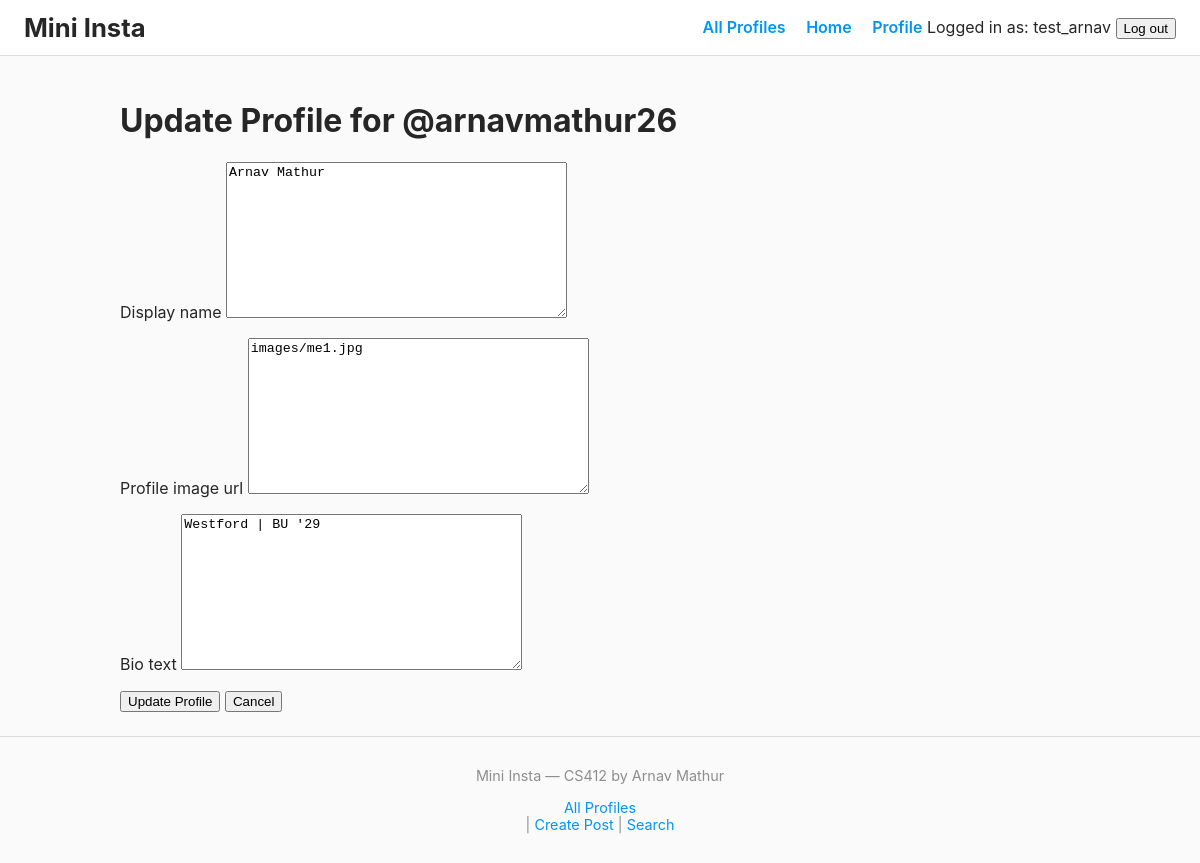
Page /profile/update (signed in) on the committed database.
### instagram/models.py (models this page shows, shortened)
class Profile(models.Model):
    username = models.TextField(blank=False)
    display_name = models.TextField(blank=False)
    profile_image_url = models.TextField(blank=False)
    bio_text = models.TextField(blank=False, default='')
    join_date = models.DateTimeField(auto_now=True)
    user = models.ForeignKey(User, on_delete=models.CASCADE)

### instagram/views.py (the view)
# urls.py: path('profile/update', views.UpdateProfileView.as_view(), name="update_profile"),
class UpdateProfileView(ProfileRequiredMixin, UpdateView):
   form_class = UpdateProfileForm
   template_name = "update_profile_form.html"
   def get_object(self, queryset=None):
      return self.get_profile()

### instagram/forms.py
class UpdateProfileForm(forms.ModelForm):
    class Meta:
        model = Profile
        fields = ['display_name', 'profile_image_url', 'bio_text']

### instagram/views.py (called while the page is built)
   def get_profile(self):
      return Profile.objects.filter(user=self.request.user).first()

### instagram/templates/update_profile_form.html (shortened to what this page needs)
{% extends 'base.html' %}
{% block content %}
<h1>Update Profile for @{{ profile.username }}</h1>
<form method="post">
    {% for field in form %}
        <p>
            <label for="{{ field.id_for_label }}">{{ field.label }}</label>
            {{ field }}
        </p>
    {% endfor %}
    <button type="submit">Update Profile</button>
    <a href="{% url 'show_my_profile' profile.pk %}"><button type="button">Cancel</button></a>
</form>
{% endblock %}

### instagram/templates/base.html (shortened to what this page needs)
{% load static %}
<!DOCTYPE html>
<html lang="en">
    <head>
        <link rel="stylesheet" href="{% static 'instagram.css' %}">
    </head>
    <body>
        <header>
            <h1>Mini Insta</h1>
            <nav>
                <a href="{% url 'show_all_profiles' %}">All Profiles</a>
                {% if request.user.is_authenticated %}
                <a href="{% url 'show_feed' %}">Home</a>
                <a href="{% url 'profile' %}">Profile</a>
                Logged in as: {{ request.user }}
                <form action="{% url 'logout' %}" method="post" style="display:inline">
                    <button type="submit">Log out</button>
                </form>
                {% else %}
                Not logged in
                <a href="{% url 'login' %}">Log in</a>
                <a href="{% url 'create_profile' %}">Create Profile</a>
                {% endif %}
            </nav>
        </header>
        <main>
            {% block content %}
            {% endblock %}
        </main>
        <footer>
            <p>Mini Insta &mdash; CS412 by Arnav Mathur</p>
            <p><a href="{% url 'show_all_profiles' %}">All Profiles</a><br>
            {% if request.user.is_authenticated %}
                | <a href="{% url 'create_post' %}">Create Post</a>
                | <a href="{% url 'search' %}">Search</a>
            {% endif %}
            </p>
        </footer>
    </body>
</html>

### static/instagram.css (style rules this page uses)
body { margin: 0; font-family: -apple-system, BlinkMacSystemFont, "Segoe UI", Helvetica, Arial, sans-serif; background-color: #fafafa; color: #262626; }
header { background-color: #ffffff; border-bottom: 1px solid #dbdbdb; padding: 12px 24px; display: flex; align-items: center; justify-content: space-between; }
header h1 { margin: 0; font-size: 1.6em; }
nav a { color: #0095f6; text-decoration: none; font-weight: 600; margin-left: 16px; }
main { max-width: 960px; margin: 0 auto; padding: 24px 16px; }
footer a { color: #0095f6; text-decoration: none; }
footer { border-top: 1px solid #dbdbdb; text-align: center; padding: 16px; color: #8e8e8e; font-size: 0.9em; }

### rows in the picture
Profile: username "arnavmathur26", form "Arnav Mathur" "images/me1.jpg" "Westford | BU '29"

### other values in the picture
{{ request.user }} "test_arnav"
{{ field.label }} "Display name" "Profile image url" "Bio text"
